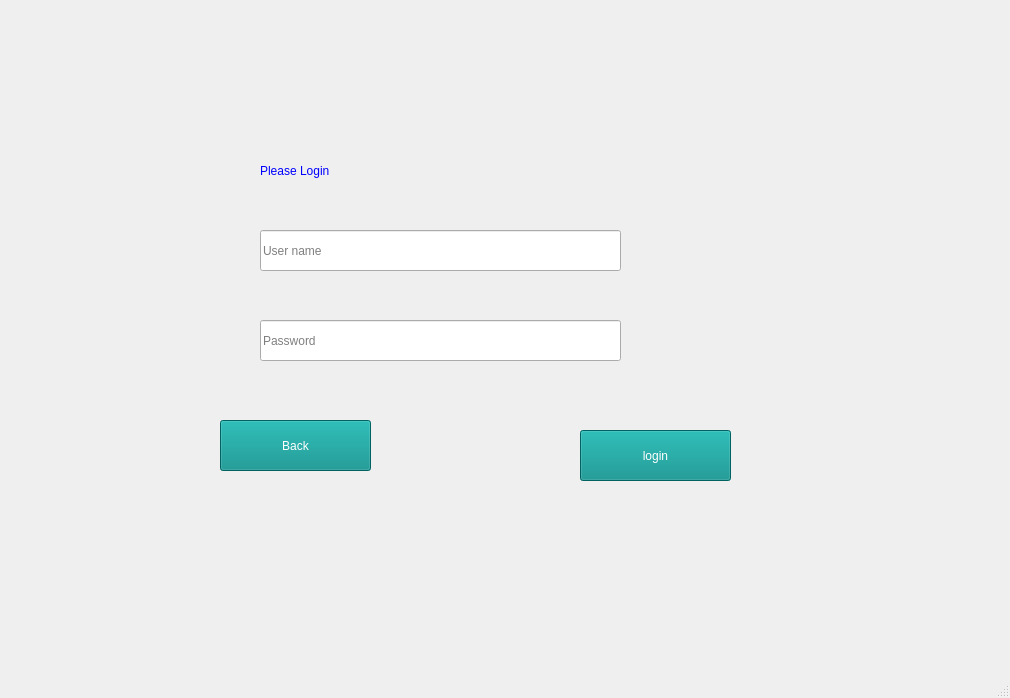
<?xml version="1.0" encoding="UTF-8"?>
<ui version="4.0">
 <class>MainWindow</class>
 <widget class="QMainWindow" name="MainWindow">
  <property name="geometry">
   <rect>
    <x>0</x>
    <y>0</y>
    <width>1010</width>
    <height>698</height>
   </rect>
  </property>
  <property name="windowTitle">
   <string>MainWindow</string>
  </property>
  <widget class="QWidget" name="centralwidget">
   <widget class="QStackedWidget" name="stackedWidget">
    <property name="geometry">
     <rect>
      <x>0</x>
      <y>10</y>
      <width>1011</width>
      <height>681</height>
     </rect>
    </property>
    <property name="currentIndex">
     <number>1</number>
    </property>
    <widget class="QWidget" name="page">
     <widget class="QLabel" name="image">
      <property name="geometry">
       <rect>
        <x>0</x>
        <y>-10</y>
        <width>1011</width>
        <height>691</height>
       </rect>
      </property>
      <property name="text">
       <string/>
      </property>
     </widget>
     <widget class="QPushButton" name="adminBtn">
      <property name="geometry">
       <rect>
        <x>420</x>
        <y>280</y>
        <width>181</width>
        <height>61</height>
       </rect>
      </property>
      <property name="styleSheet">
       <string notr="true">font: 26pt &quot;Poor Richard&quot;;
color: rgb(255, 255, 255);
background-color: rgb(0, 139, 136);</string>
      </property>
      <property name="text">
       <string>Admin</string>
      </property>
     </widget>
     <widget class="QPushButton" name="doctorBtn">
      <property name="geometry">
       <rect>
        <x>420</x>
        <y>380</y>
        <width>181</width>
        <height>61</height>
       </rect>
      </property>
      <property name="styleSheet">
       <string notr="true">font: 26pt &quot;Poor Richard&quot;;
color: rgb(255, 255, 255);
background-color: rgb(0, 139, 136);</string>
      </property>
      <property name="text">
       <string>Doctor</string>
      </property>
     </widget>
     <widget class="QPushButton" name="reciptionistBtn">
      <property name="geometry">
       <rect>
        <x>420</x>
        <y>480</y>
        <width>181</width>
        <height>61</height>
       </rect>
      </property>
      <property name="styleSheet">
       <string notr="true">font: 26pt &quot;Poor Richard&quot;;
color: rgb(255, 255, 255);
background-color: rgb(0, 139, 136);</string>
      </property>
      <property name="text">
       <string>Receptionist</string>
      </property>
     </widget>
    </widget>
    <widget class="QWidget" name="page_2">
     <widget class="QLabel" name="image2">
      <property name="geometry">
       <rect>
        <x>0</x>
        <y>-10</y>
        <width>1011</width>
        <height>691</height>
       </rect>
      </property>
      <property name="text">
       <string/>
      </property>
     </widget>
     <widget class="QLabel" name="label">
      <property name="geometry">
       <rect>
        <x>260</x>
        <y>130</y>
        <width>441</width>
        <height>61</height>
       </rect>
      </property>
      <property name="styleSheet">
       <string notr="true">font: 36pt &quot;Algerian&quot;;
color: rgb(0, 0, 255);</string>
      </property>
      <property name="text">
       <string>Please Login</string>
      </property>
     </widget>
     <widget class="QLineEdit" name="username">
      <property name="geometry">
       <rect>
        <x>260</x>
        <y>220</y>
        <width>361</width>
        <height>41</height>
       </rect>
      </property>
      <property name="styleSheet">
       <string notr="true">font: 600 16pt &quot;Segoe UI Variable&quot;;</string>
      </property>
      <property name="placeholderText">
       <string>User name</string>
      </property>
     </widget>
     <widget class="QLineEdit" name="password">
      <property name="geometry">
       <rect>
        <x>260</x>
        <y>310</y>
        <width>361</width>
        <height>41</height>
       </rect>
      </property>
      <property name="styleSheet">
       <string notr="true">font: 18pt &quot;Segoe UI&quot;;</string>
      </property>
      <property name="echoMode">
       <enum>QLineEdit::EchoMode::Password</enum>
      </property>
      <property name="placeholderText">
       <string>Password</string>
      </property>
     </widget>
     <widget class="QPushButton" name="loginBtn">
      <property name="geometry">
       <rect>
        <x>580</x>
        <y>420</y>
        <width>151</width>
        <height>51</height>
       </rect>
      </property>
      <property name="styleSheet">
       <string notr="true">font: 700 26pt &quot;Perpetua&quot;;
color: rgb(255, 255, 255);
background-color: rgb(0, 139, 136);</string>
      </property>
      <property name="text">
       <string>login</string>
      </property>
     </widget>
     <widget class="QPushButton" name="back1">
      <property name="geometry">
       <rect>
        <x>220</x>
        <y>410</y>
        <width>151</width>
        <height>51</height>
       </rect>
      </property>
      <property name="styleSheet">
       <string notr="true">font: 700 26pt &quot;Perpetua&quot;;
color: rgb(255, 255, 255);
background-color: rgb(0, 139, 136);</string>
      </property>
      <property name="text">
       <string>Back</string>
      </property>
     </widget>
    </widget>
   </widget>
  </widget>
  <widget class="QStatusBar" name="statusbar"/>
 </widget>
 <resources/>
 <connections/>
</ui>
